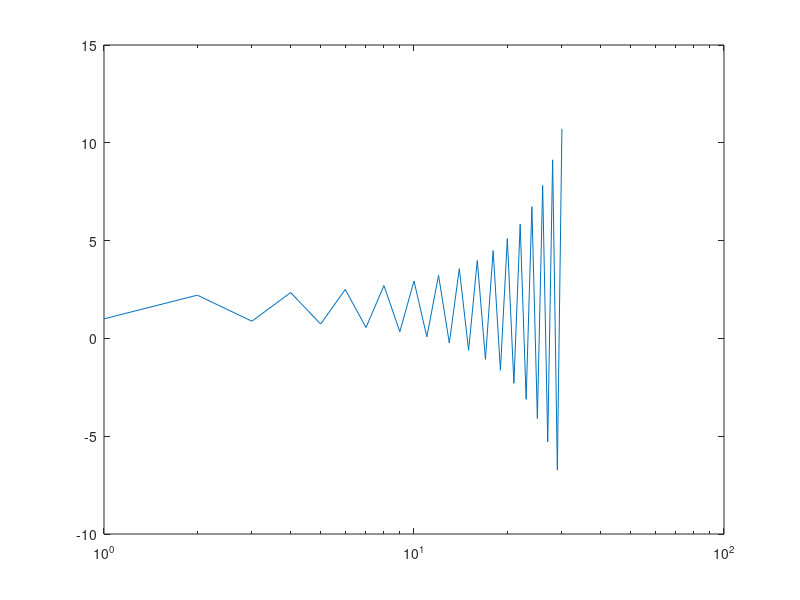

The MATLAB source for this figure:
%variable init 0
clear all; close all;

%start here
totala(1) = 1;

%change X with 2 : X to show about graph range!
for n = 2 : 30
    %main calculate!
    ya(n) = (-11/10)^n;
    totala(n) = totala(n-1) + ya(n);
end

subplot(1,1,1)
semilogx(totala)
